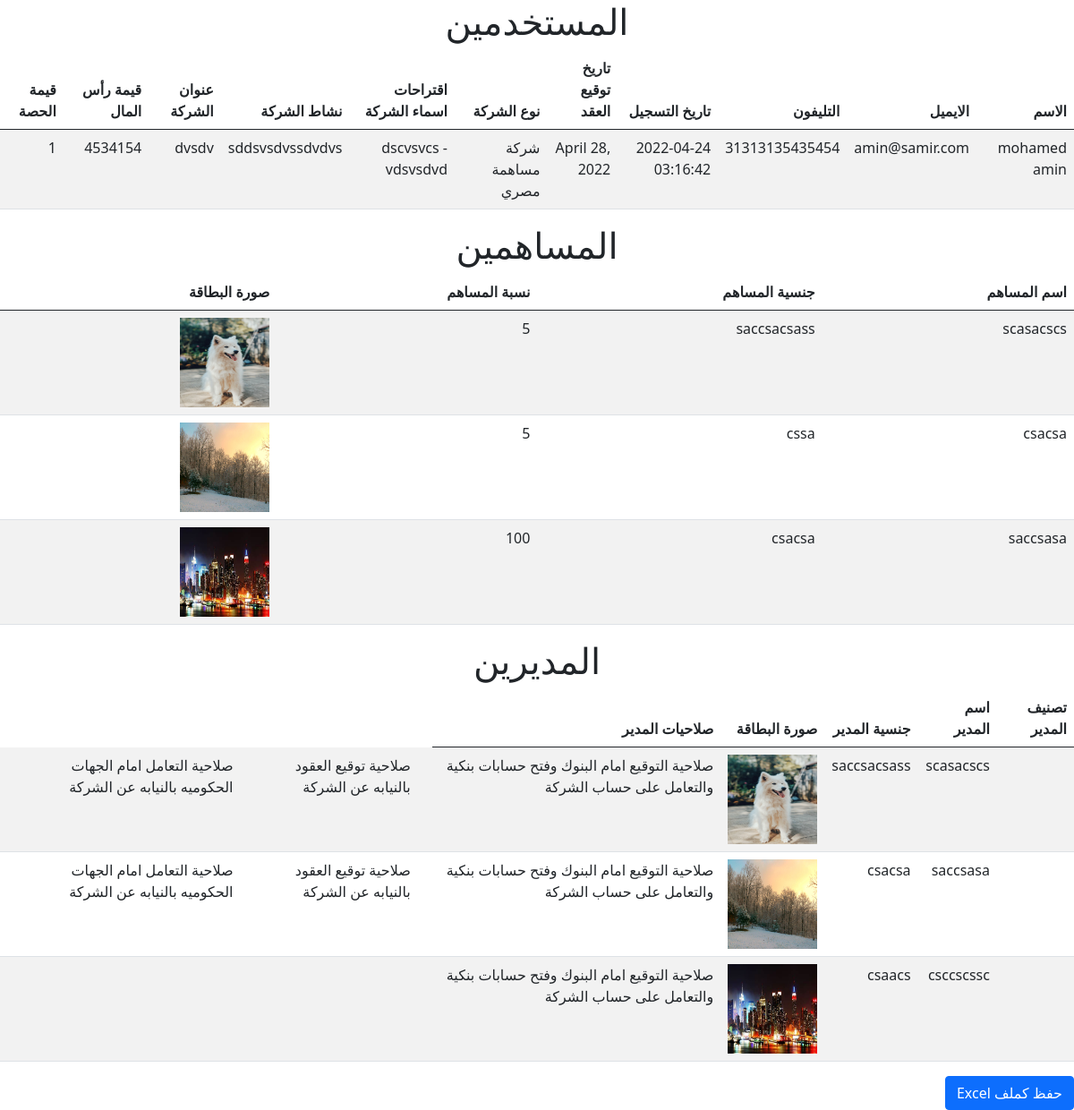
Page /legal-form-ar/legal-form/show.php?id=3 on the committed database.
### tables this page shows
CREATE TABLE `users` (
  `id` int(10) UNSIGNED NOT NULL,
  `name` varchar(255) NOT NULL,
  `email` varchar(255) NOT NULL,
  `phone` varchar(50) NOT NULL,
  `date` varchar(50) NOT NULL DEFAULT current_timestamp(),
  `signdate` varchar(50) DEFAULT NULL
);

CREATE TABLE `companies` (
  `id` int(10) UNSIGNED NOT NULL,
  `company_type` varchar(255) NOT NULL,
  `company_name` longtext NOT NULL CHECK (json_valid(`company_name`)),
  `company_address` varchar(255) DEFAULT NULL,
  `company_activity` varchar(255) DEFAULT NULL,
  `capital_value` int(11) NOT NULL,
  `capital_share` int(11) NOT NULL,
  `user_id` int(10) UNSIGNED NOT NULL
);

CREATE TABLE `shareholders` (
  `id` int(10) UNSIGNED NOT NULL,
  `shareholder_name` varchar(55) NOT NULL,
  `shareholder_nationality` varchar(55) DEFAULT NULL,
  `shareholder_percenatage` int(10) DEFAULT NULL,
  `shareholder_personal_id` varchar(500) DEFAULT NULL,
  `company_id` int(10) UNSIGNED NOT NULL
);

CREATE TABLE `managers` (
  `id` int(10) NOT NULL,
  `manager_name` varchar(255) NOT NULL,
  `manager_nationality` varchar(255) NOT NULL,
  `manager_personal_id` varchar(255) DEFAULT NULL,
  `perm1` varchar(50) DEFAULT NULL,
  `perm2` varchar(50) DEFAULT NULL,
  `perm3` varchar(50) DEFAULT NULL,
  `manager_type` varchar(255) DEFAULT NULL,
  `company_id` int(10) NOT NULL
);

### legal-form-ar/legal-form/show.php (the view, shortened to what this page needs)
<?php
$database_instance = Database::getInstance();
$connection = $database_instance->getConnection();
if(isset($_GET["id"])){
    $id = $_GET['id'];
}
global $managers_array;
global $shareholders_array;
$user = "SELECT * FROM users WHERE id = $id";
$result_user = mysqli_query($connection, $user);
$row_user = mysqli_fetch_assoc($result_user);
$company = "SELECT * from companies where user_id = $id";
$result_company = mysqli_query($connection, $company);
$row_company = mysqli_fetch_assoc($result_company);
$company_names = json_decode($row_company["company_name"]);
$company_id = "SELECT id from companies where user_id = $id";
$result_company_id = mysqli_query($connection, $company_id);
$row_company_id = mysqli_fetch_assoc($result_company_id);
$company_id = $row_company_id["id"];
$shareholders = "SELECT * from shareholders where company_id= $company_id";
$result_shareholders = mysqli_query($connection, $shareholders);
while($row_shareholders = mysqli_fetch_assoc($result_shareholders)){
    $shareholders_array[] = $row_shareholders;
}
$managers = "SELECT * from managers where company_id= $company_id";
$result_managers = mysqli_query($connection, $managers);
while($row_managers  = mysqli_fetch_assoc($result_managers)){
    $managers_array[] = $row_managers;
}
?>
<!DOCTYPE html>
<html lang="en">
<head>
    <link href="css/bootstrap.min.css" rel="stylesheet" >
</head>
<body  dir ="rtl">
<center><h1>المستخدمين</h1></center>
<table class = "table table-striped" id = "tbl_exporttable_to_xls">
<thead>
    <tr>
        <th>الاسم</th>
        <th>الايميل</th>
        <th>التليفون</th>
        <th> تاريخ التسجيل</th>
        <th>تاريخ توقيع العقد </th>
        <th>نوع الشركة</th>
        <th>اقتراحات اسماء الشركة</th>
        <th>نشاط الشركة</th>
        <th>عنوان الشركة</th>
        <th>قيمة رأس المال</th>
        <th>قيمة الحصة</th>
    </tr>
</thead>
<tbody>
    <tr>
        <td><?php echo $row_user["name"]; ?></td>
        <td><?php echo $row_user["email"]; ?></td>
        <td dir = "ltr"><?php echo $row_user["phone"]; ?></td>
        <td><?php echo $row_user["date"]; ?></td>
        <td><?php echo $row_user["signdate"]; ?></td>
        <?php
         if($row_company["company_type"]== "JointStockIncorporation"){
              ?>
            <td>شركة مساهمة مصري</td>
        <?php
     }
      ?>
<td>
        <?php
          for ($i = 0;$i<count($company_names);$i++){
         ?>
        <?php
        if ($i == count($company_names)-1)
        {
            echo $company_names[$i];
        }
        else {
            echo $company_names[$i]."  -  ";
        }
          ?>
        <?php
          }
        ?>
    </td>
        <td><?php   echo $row_company["company_activity"]; ?></td>
        <td><?php  echo $row_company["company_address"];  ?></td>
        <td><?php   echo $row_company["capital_value"];  ?></td>
        <td><?php echo $row_company["capital_share"];  ?></td>
    </tr>
</tbody>
</table>
<center><h1>المساهمين</h1></center>
<table class = "table table-striped" dir ="rtl" id = "tbl2_exporttable_to_xls">
<thead>
    <tr>
        <th>اسم المساهم</th>
        <th>جنسية المساهم</th>
        <th>نسبة المساهم</th>
        <th>صورة البطاقة</th>
    </tr>
</thead>
<tbody>
        <?php
          for($i = 0;$i <count($shareholders_array);$i++){
        ?>
    <tr>
        <td><?php echo $shareholders_array[$i]["shareholder_name"];  ?></td>
        <td><?php echo $shareholders_array[$i]["shareholder_nationality"];  ?></td>
        <td><?php echo $shareholders_array[$i]["shareholder_percenatage"];  ?></td>
        <td> <img src="<?php echo "uploads/".$shareholders_array[$i]['shareholder_personal_id'];?>"width="100"height="100"><p hidden><?php echo "http://localhost/"."uploads/".$shareholders_array[$i]['shareholder_personal_id']; ?></p></td>
    </tr>
    <?php
          }
    ?>
</tbody>
</table>
<center><h1>المديرين</h1></center>
 <table class = "table table-striped" dir ="rtl" id = "tbl3_exporttable_to_xls">
<thead>
    <tr>
        <th>تصنيف المدير</th>
        <th>اسم المدير</th>
        <th>جنسية المدير</th>
        <th>صورة البطاقة</th>
        <th>صلاحيات المدير</th>
    </tr>
</thead>
<tbody>
    <?php
    for($i = 0;$i <count($managers_array);$i++){
         ?>
    <tr>
        <?php
         if ($managers_array[$i]["manager_type"]=="ceo" ){
             echo  "<td>رئيس مجلس الادارة</td>";
         }else if($managers_array[$i]["manager_type"]=="director_member"){
          echo "<td>عضو مجلس ادارة</td>";
         }else if ($managers_array[$i]["manager_type"]=="director_manager") {
         echo "<td>عضو منتدب</td>";
        }else {
                echo "<td></td>";
         }
        ?>
        <td><?php echo  $managers_array[$i]["manager_name"];  ?></td>
        <td><?php echo $managers_array[$i]["manager_nationality"];  ?></td>
        <td> <img src="<?php echo "uploads/".$managers_array[$i]["manager_personal_id"];?>"width="100"height="100"><p hidden><?php echo "http://localhost/"."uploads/".$managers_array[$i]["manager_personal_id"]; ?></p></td>
        <td><?php echo ($managers_array[$i]["perm1"]==1 ? 'صلاحية التوقيع امام البنوك وفتح حسابات بنكية والتعامل على حساب الشركة' : ''); ?> <td>
        <td> <?php echo ($managers_array[$i]["perm2"]==1 ? 'صلاحية توقيع العقود بالنيابه عن الشركة' : ''); ?> <td>
        <td><?php echo ($managers_array[$i]["perm3"]==1 ? 'صلاحية التعامل امام الجهات الحكوميه بالنيابه عن الشركة' : ''); ?> <td>
    </tr>
    <?php
          }
    ?>
</tbody>
 </table>
 <button type="button" class="btn btn-primary"  onclick="ExportToExcel('xlsx');" id = "excel">
     حفظ كملف Excel
</button>
</body>

### rows in the picture
users: name "mohamed amin", email "amin@samir.com", phone "31313135435454", date "2022-04-24 03:16:42", signdate "April 28, 2022"
companies: company_name "dscvsvcs", company_name "vdsvsdvd", company_activity "sddsvsdvssdvdvs", company_address "dvsdv", capital_value "4534154", capital_share "1"
shareholders: shareholder_name "scasacscs", shareholder_nationality "saccsacsass", shareholder_percenatage "5", shareholder_personal (picture)
shareholders: shareholder_name "csacsa", shareholder_nationality "cssa", shareholder_percenatage "5", shareholder_personal (picture)
shareholders: shareholder_name "saccsasa", shareholder_nationality "csacsa", shareholder_percenatage "100", shareholder_personal (picture)
managers: manager_name "scasacscs", manager_nationality "saccsacsass", manager_personal (picture), shows "صلاحية التوقيع امام البنوك وفتح حسابات بنكية والتعامل على حساب الشركة", perm2 "صلاحية توقيع العقود بالنيابه عن الشركة", shows "صلاحية التعامل امام الجهات الحكوميه بالنيابه عن الشركة"
managers: manager_name "saccsasa", manager_nationality "csacsa", manager_personal (picture), shows "صلاحية التوقيع امام البنوك وفتح حسابات بنكية والتعامل على حساب الشركة", perm2 "صلاحية توقيع العقود بالنيابه عن الشركة", shows "صلاحية التعامل امام الجهات الحكوميه بالنيابه عن الشركة"
managers: manager_name "csccscssc", manager_nationality "csaacs", manager_personal (picture), shows "صلاحية التوقيع امام البنوك وفتح حسابات بنكية والتعامل على حساب الشركة"
